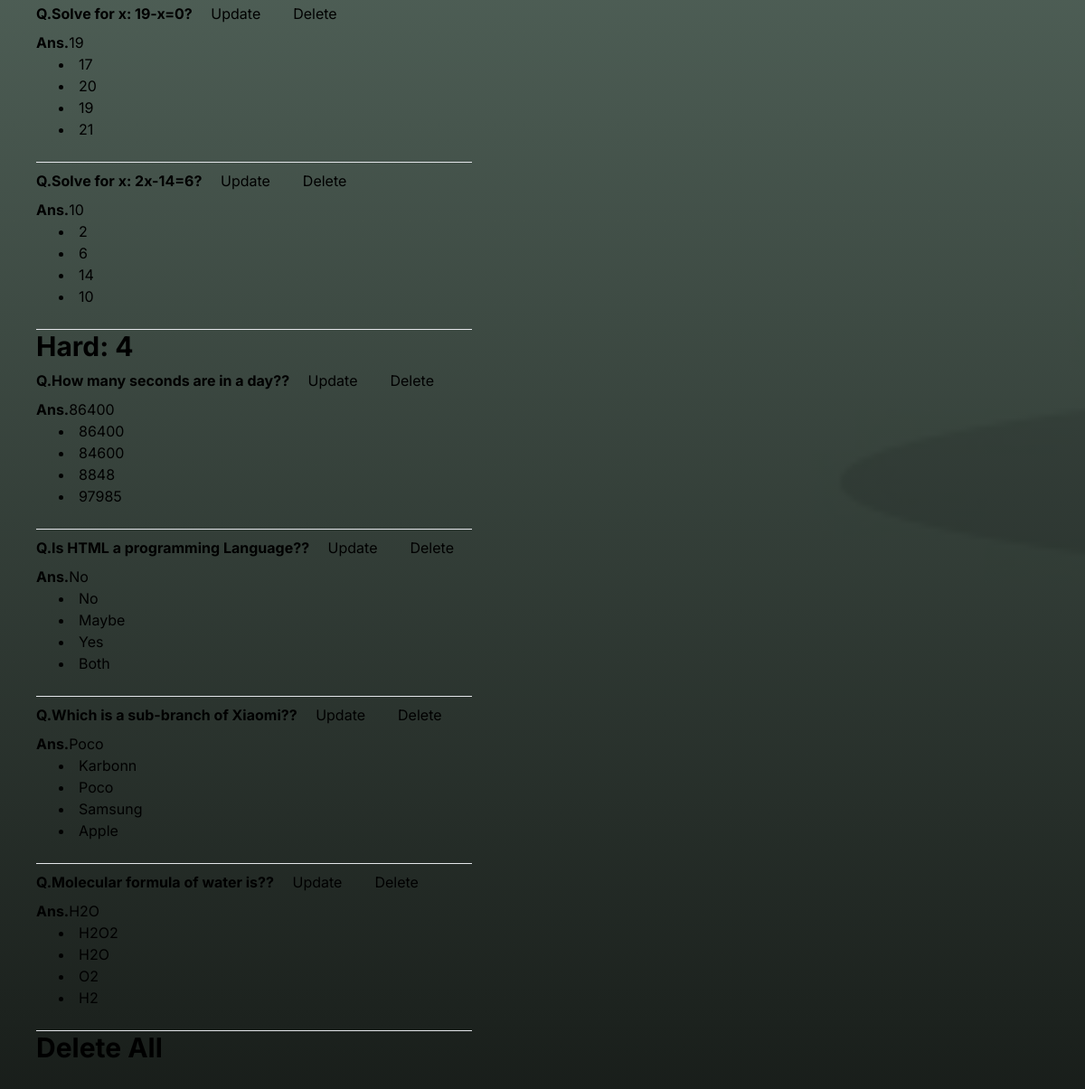
The page /listQ (signed in, lower part) on the database as committed earlier.
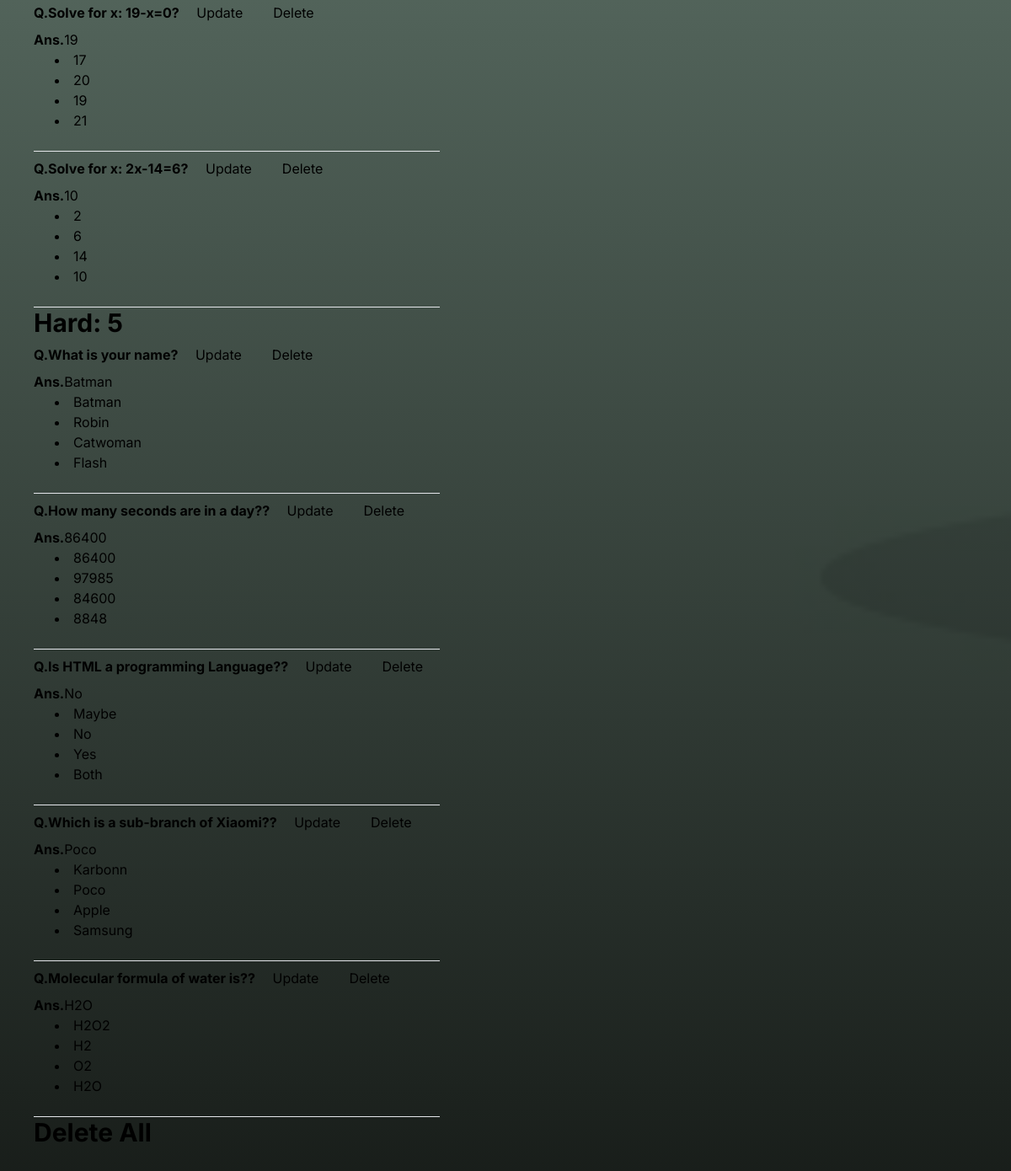
The same page on the database as committed later.
### base/models.py (models this page shows, shortened)
class Question(models.Model):
    question = models.CharField(max_length=500,default="x",blank=False)
    correct = models.CharField(max_length=200,default="x", blank=False)
    options = models.TextField(default='options')
    level = models.CharField(max_length=1, default='E', blank=True, choices=level)
    subject = models.ForeignKey(Subject, on_delete=models.CASCADE, null=True)
    created_at = models.DateTimeField(auto_now_add=True,null=True,blank=True)

### base/views.py (the view)
# urls.py: path('listQ',views.listQuestion, name='list'),
@login_required(login_url='login')
def listQuestion(request):
    if request.user.is_staff:
        questions = Question.objects.all().order_by('-created_at')
        context = {
            'easy':questions.filter(level='E'),
            'medium':questions.filter(level='M'),
            'hard':questions.filter(level='H'),
            'easycount': Question.objects.filter(level='E').count(),
            'mediumcount': Question.objects.filter(level='M').count(),
            'hardcount': Question.objects.filter(level='H').count(),
            'condition' : len(questions) == 0
        }
        return render(request,'base/listQ.html',context)
    else:
        messages.error(request, 'You cannot Access this page!')
        return  redirect('homepage')

### base/templatetags/custom_tags.py (called while the page is built)
@register.filter(name='get_options')
def get_options(value):
    option = json.loads(value)
    random.shuffle(option)
    return option

### base/templates/base/listQ.html (shortened to what this page needs)
{% extends 'base.html' %}
{% load custom_tags %}
{% block content %}
{% if request.user.is_staff %}
<div class="px-10 py-10">
        {% for question in easy %}
        <div>
          <br><hr>
        {% endfor %}
        {% for question in medium %}
        <div>
          <p><b>Q.{{ question.question }}?</b> <button class="px-10 bg-transparent hover:bg-gray-300 py-2 px-4 rounded"><a href="{% url "update" question.id %}">Update</button><button class="px-5 bg-transparent hover:bg-gray-300 py-2 px-4 rounded" onclick="return confirm('Are you sure you want to delete?')"></a> <a href="{% url 'delete' question.id %}">Delete</a></button> </p>
          <p><b>Ans.</b>{{ question.correct }}</p>
          {% for option in question.options|get_options %}
            <label>
              <li style="padding-left:25px;">
              {{ option }}
              <br>
            </li>
            </label>
          {% endfor %}
          <br><hr>
        {% endfor %}
        <h1 class="text-3xl font-bold">Hard: {{hardcount}} </h1>
        {% for question in hard %}
        <div>
          <p><b>Q.{{ question.question }}?</b> <button class="px-10 bg-transparent hover:bg-gray-300 py-2 px-4 rounded"><a href="{% url "update" question.id %}">Update</button><button class="px-5 bg-transparent hover:bg-gray-300 py-2 px-4 rounded" onclick="return confirm('Are you sure you want to delete?')"></a> <a href="{% url 'delete' question.id %}">Delete</a></button> </p>
          <p><b>Ans.</b>{{ question.correct }}</p>
          {% for option in question.options|get_options %}
            <label>
              <li style="padding-left:25px;">
              {{ option }}
              <br>
            </li>
            </label>
          {% endfor %}
          <br><hr>
        {% endfor %}
          </div>
          {% if condition == True %}
          <h1 class="text-3xl font-bold">No Question</h1>
          {% else %}
          <a href="{% url 'confirm' %}"><h1 class="text-3xl font-bold">Delete All</h1></a>
          {% endif %}
{% endif %}
{% endblock %}

Rows that differ between the two databases and show on the page:
added Question: question "What is your name", correct "Batman", options "Batman" "Robin" "Catwoman" "Flash", shown under "Hard: 5"
Other text that changed with them:
{{ hardcount }}: "4" → "5"
